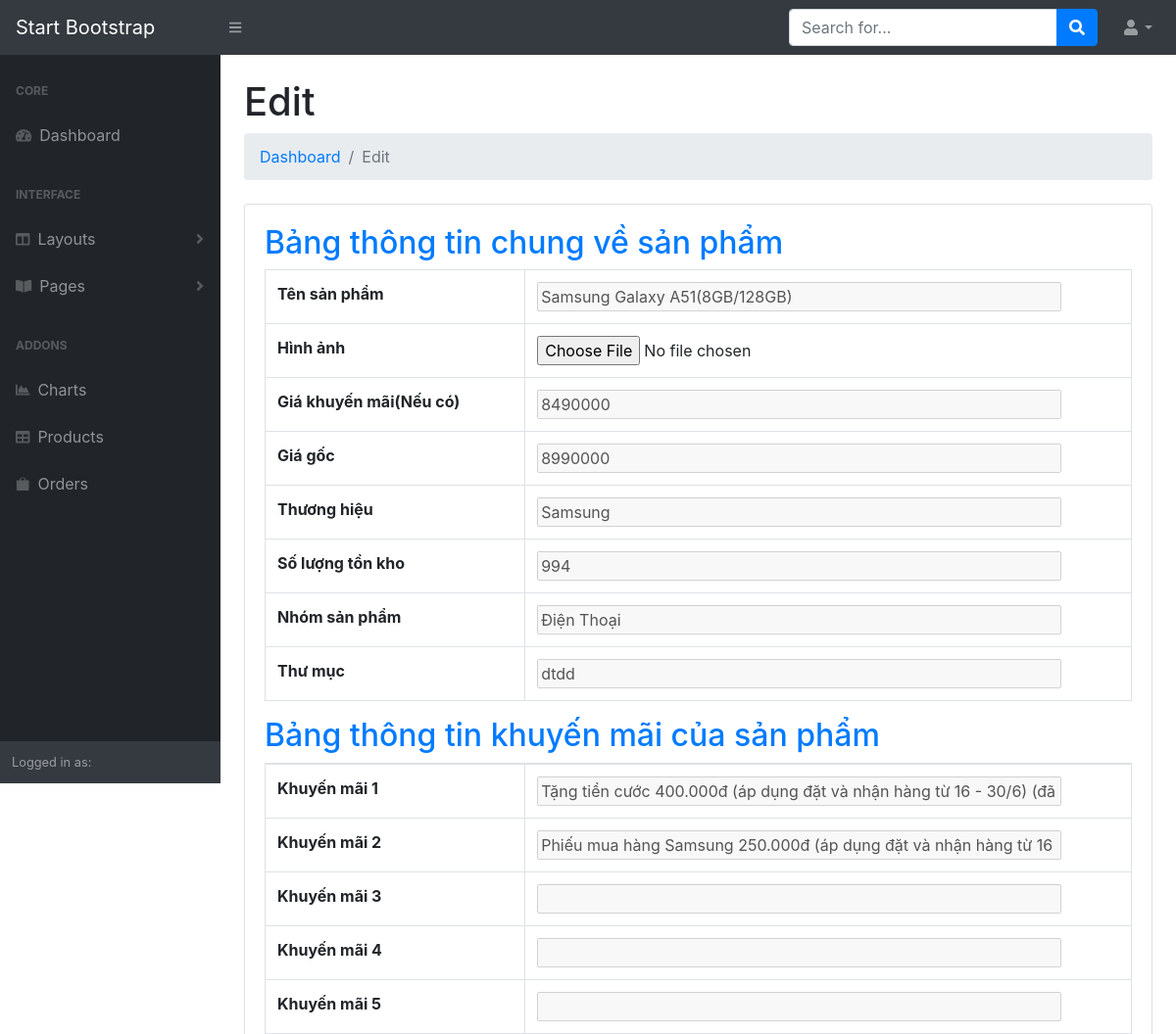
Page /login/admin/dist/edit-product.php?id=1 (upper part) on the earlier database version.
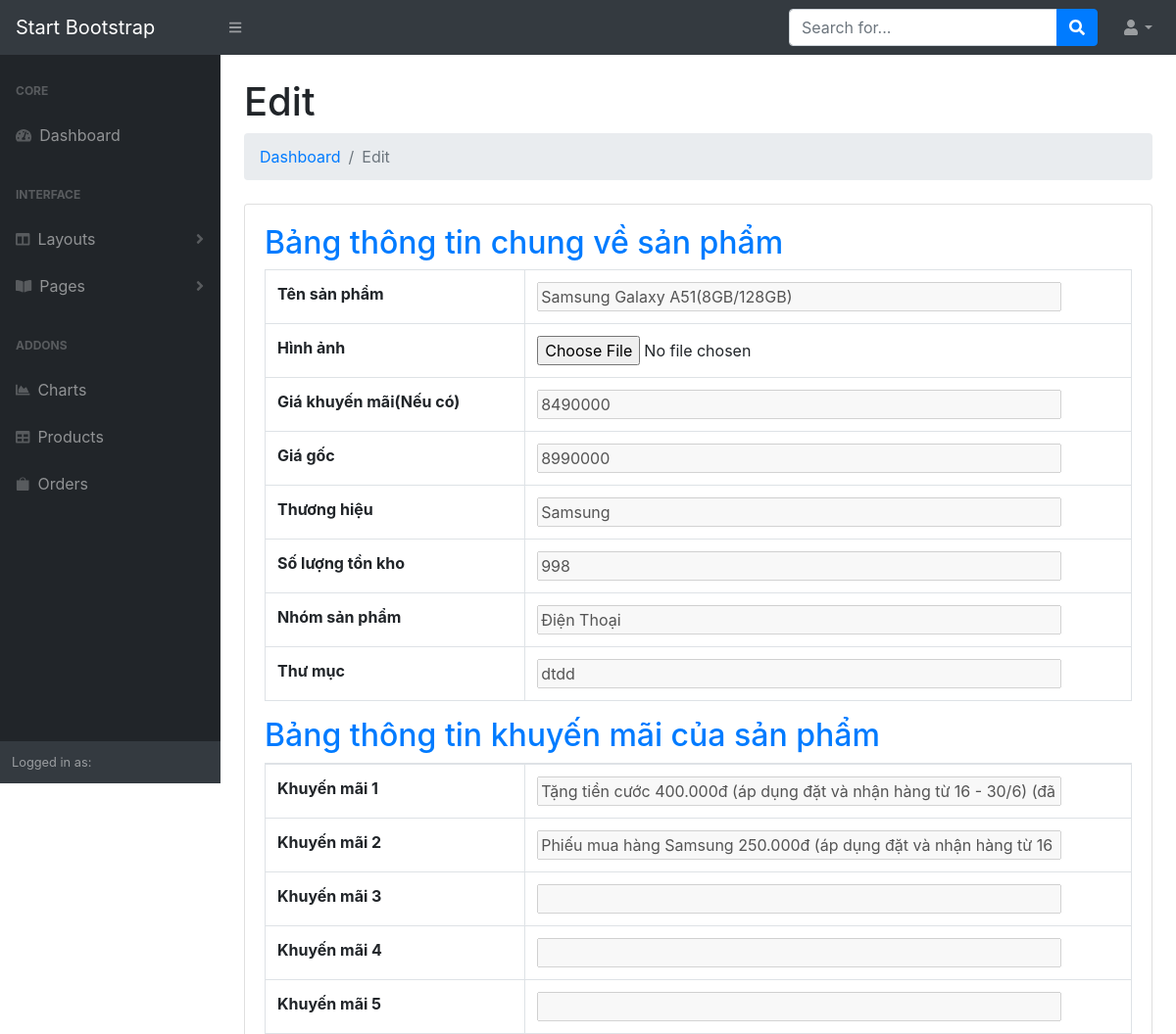
Same page on the later database version.
### tables this page shows
CREATE TABLE `product` (
  `ProductId` int(11) NOT NULL,
  `ProductName` varchar(225) DEFAULT NULL,
  `ProductImage` varchar(225) DEFAULT NULL,
  `PriceCurrent` int(11) DEFAULT NULL,
  `PricePromo` varchar(225) DEFAULT NULL,
  `Brand` varchar(225) DEFAULT NULL,
  `Quantity` int(11) DEFAULT NULL,
  `GroupProduct` varchar(50) NOT NULL,
  `folder` varchar(50) NOT NULL
);

### login/admin/dist/edit-product.php (the view, shortened to what the changed rows need)
<?php
    $id = $_GET['id'];
    global $conn;
    $sql = "SELECT * FROM product JOIN promotion ON product.ProductId = promotion.ProductId JOIN detail ON product.ProductId = detail.ProductId WHERE product.ProductId = '$id'";
    $query = mysqli_query($conn, $sql);
    $data = mysqli_fetch_assoc($query);
?>
<!DOCTYPE html>
<html lang="en">
    <head>
        <link href="css/styles.css" rel="stylesheet" />
        <link href="https://cdn.datatables.net/1.10.20/css/dataTables.bootstrap4.min.css" rel="stylesheet" />
    </head>
    <body class="sb-nav-fixed">
        <div id="layoutSidenav">
            <div id="layoutSidenav_content">
                <main>
                    <div class="container-fluid">
                        <h1 class="mt-4">Edit</h1>
                        <div class="card mb-4">
                            <div class="card-body table-responsive">
                                <form action="" method="post">
                                    <table class="table table-bordered" width="100%" cellspacing="0">
                                        <h2 class="text-primary">Bảng thông tin chung về sản phẩm</h2>
                                        <tr>
                                            <th>Tên sản phẩm</th>
                                            <td>
                                                <input class="able" type="text" name="ProductName" value="<?php echo !empty($data['ProductName']) ? $data['ProductName'] : ''; ?>"  disabled='disabled'>
                                            </td>
                                        </tr>
                                        <tr>
                                            <th>Hình ảnh</th>
                                            <td>
                                                <input type="file" name="ProductImage" value="<?php echo !empty($data['ProductImage']) ? $data['ProductImage'] : ''; ?>" required>
                                            </td>
                                        </tr>
                                        <tr>
                                            <th>Giá khuyến mãi(Nếu có)</th>
                                            <td>
                                                <input class="able" type="number" name="PricePromo" value="<?php echo !empty($data['PricePromo']) ? $data['PricePromo'] : '0'; ?>" required disabled='disabled'>
                                            </td>
                                        </tr>
                                        <tr>
                                            <th>Giá gốc</th>
                                            <td>
                                                <input class="able" type="number" name="PriceCurrent" value="<?php echo !empty($data['PriceCurrent']) ? $data['PriceCurrent'] : ''; ?>" required disabled='disabled'>
                                            </td>
                                        </tr>
                                        <tr>
                                            <th>Thương hiệu</th>
                                            <td>
                                                <input class="able" type="text" name="Brand" value="<?php echo !empty($data['Brand']) ? $data['Brand'] : ''; ?>" required disabled='disabled'>
                                            </td>
                                        </tr>
                                        <tr>
                                            <th>Số lượng tồn kho</th>
                                            <td>
                                                <input class="able" type="number" name="Quantity" value="<?php echo !empty($data['Quantity']) ? $data['Quantity'] : ''; ?>" required disabled='disabled'>
                                            </td>
                                        </tr>
                                        <tr>
                                            <th>Nhóm sản phẩm</th>
                                            <td>
                                                <input class="able" type="text" name="GroupProduct" value="<?php echo !empty($data['GroupProduct']) ? $data['GroupProduct'] : ''; ?>" required disabled='disabled'>
                                            </td>
                                        </tr>
                                        <tr>
                                            <th>Thư mục</th>
                                            <td>
                                                <input class="able" type="text" name="folder" value="<?php echo !empty($data['folder']) ? $data['folder'] : ''; ?>" required disabled='disabled'>
                                            </td>
                                        </tr>
                                    </table>
                                    <table class="table table-bordered" id="dataTable" width="100%" cellspacing="0">
                                        <h2 class="text-primary">Bảng thông tin khuyến mãi của sản phẩm</h2>
                                        <tbody>
                                            <tr>
                                                <th>Khuyến mãi 1</th>
                                            </tr>
                                            <tr>
                                                <th>Khuyến mãi 2</th>
                                            </tr>
                                            <tr>
                                                <th>Khuyến mãi 3</th>
                                            </tr>
                                            <tr>
                                                <th>Khuyến mãi 4</th>
                                            </tr>
                                            <tr>
                                                <th>Khuyến mãi 5</th>
                                            </tr>
                                        </tbody>
                                    </table>
                                </form>
                            </div>
                        </div>
                    </div>
                </main>
            </div>
        </div>
    </body>
</html>

Differences in the rows shown:
changed product "Samsung Galaxy A51(8GB/128GB)": Quantity "994" → "998"
